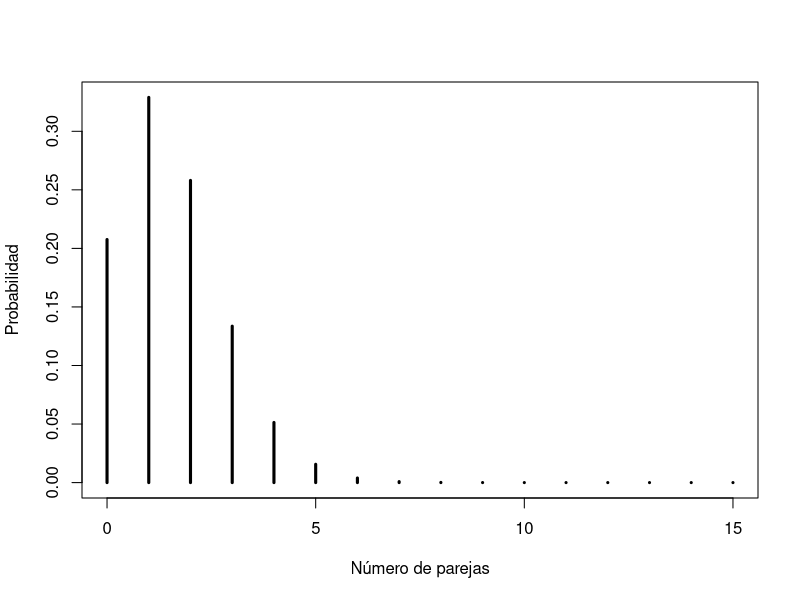

Generate this figure with R:
## ---- chunk 1
knitr::opts_chunk$set(echo = TRUE)
options("yaml.eval.expr" = TRUE)
## ---- chunk 2
# para x = 15
tresFC <- dbinom(15, size = 100, prob = 0.0156)
sprintf("probabilidad de tres hijos con FC en 15 de 100 parejas = %.2e", tresFC)
# para x = 3
tresFC <- dbinom(3, size = 100, prob = 0.0156)
sprintf("probabilidad de tres hijos con FC en 3 de 100 parejas = %.4f", tresFC)
# para x = 2
tresFC <- dbinom(2, size = 100, prob = 0.0156)
sprintf("probabilidad de tres hijos con FC en 2 de 100 parejas = %.4f", tresFC)
# para x = 1
tresFC <- dbinom(1, size = 100, prob = 0.0156)
sprintf("probabilidad de tres hijos con FC en 1 de 100 parejas = %.4f", tresFC)
## ---- chunk 3
parejas <- 0:15
plot(parejas,dbinom(parejas,size=100,prob=.0156),
     type='h',
     ylab='Probabilidad',
     xlab ='Número de parejas',
     lwd=3)
